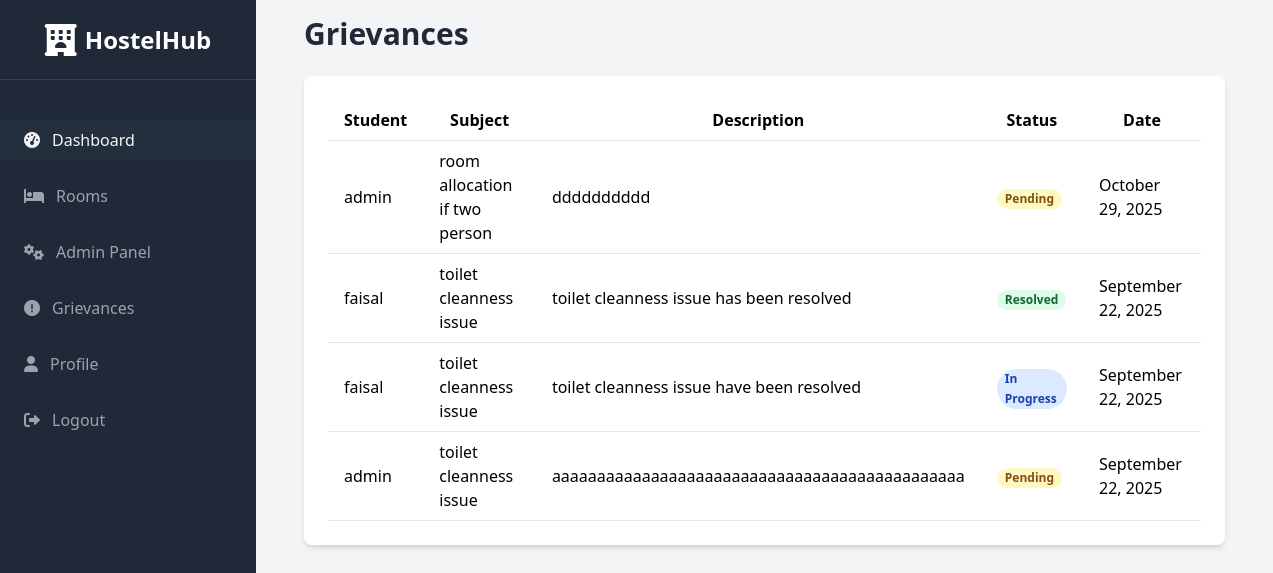
The page /grievances/ (signed in) on the database its author committed.
### hostel/models.py (models this page shows, shortened)
class Grievance(models.Model):
    STATUS_CHOICES = [
        ('Pending', 'Pending'),
        ('In Progress', 'In Progress'),
        ('Resolved', 'Resolved'),
    ]
    student = models.ForeignKey(User, on_delete=models.CASCADE)
    subject = models.CharField(max_length=200)
    description = models.TextField()
    status = models.CharField(max_length=20, choices=STATUS_CHOICES, default='Pending')
    created_at = models.DateTimeField(auto_now_add=True)

### hostel/views.py (the view)
# urls.py: path('grievances/', views.grievances, name='grievances'),
@login_required
def grievances(request):
    if request.user.is_staff:
        grievances = Grievance.objects.all().order_by('-created_at')
    else:
        grievances = Grievance.objects.filter(student=request.user).order_by('-created_at')
    return render(request, 'grievances.html', {'grievances': grievances})

### templates/grievances.html (shortened to what this page needs)
{% extends "base.html" %}
{% block content %}
<div class="flex justify-between items-center mb-6">
    <h1 class="text-3xl font-bold text-gray-800">Grievances</h1>
</div>
<div class="bg-white p-6 rounded-lg shadow-md">
    <div class="overflow-x-auto">
        <table class="min-w-full bg-white">
            <thead>
                <tr>
                    {% if user.is_staff %}
                    <th class="py-2 px-4 border-b">Student</th>
                    {% endif %}
                    <th class="py-2 px-4 border-b">Subject</th>
                    <th class="py-2 px-4 border-b">Description</th>
                    <th class="py-2 px-4 border-b">Status</th>
                    <th class="py-2 px-4 border-b">Date</th>
                </tr>
            </thead>
            <tbody>
                {% for grievance in grievances %}
                <tr>
                    {% if user.is_staff %}
                    <td class="py-2 px-4 border-b">{{ grievance.student.username }}</td>
                    {% endif %}
                    <td class="py-2 px-4 border-b">{{ grievance.subject }}</td>
                    <td class="py-2 px-4 border-b">{{ grievance.description }}</td>
                    <td class="py-2 px-4 border-b">
                         <span class="px-2 inline-flex text-xs leading-5 font-semibold rounded-full
                            {% if grievance.status == 'Pending' %} bg-yellow-100 text-yellow-800
                            {% elif grievance.status == 'In Progress' %} bg-blue-100 text-blue-800
                            {% else %} bg-green-100 text-green-800 {% endif %}">
                            {{ grievance.status }}
                        </span>
                    </td>
                    <td class="py-2 px-4 border-b">{{ grievance.created_at|date:"F d, Y" }}</td>
                </tr>
                {% empty %}
                <tr><td colspan="5" class="text-center py-4">No grievances found.</td></tr>
                {% endfor %}
            </tbody>
        </table>
    </div>
</div>
{% endblock %}

### static/css/style.css (style rules this page uses)
body { -webkit-font-smoothing: antialiased; -moz-osx-font-smoothing: grayscale; }

### rows shown on the page
Grievance: student.username "admin", subject "room allocation if two person", description "dddddddddd", status "Pending", created_at "October 29, 2025"
Grievance: student.username "faisal", subject "toilet cleanness issue", description "toilet cleanness issue has been resolved", status "Resolved", created_at "September 22, 2025"
Grievance: student.username "faisal", subject "toilet cleanness issue", description "toilet cleanness issue have been resolved", status "In Progress", created_at "September 22, 2025"
Grievance: student.username "admin", subject "toilet cleanness issue", description "aaaaaaaaaaaaaaaaaaaaaaaaaaaaaaaaaaaaaaaaaaaaaa", status "Pending", created_at "September 22, 2025"
